Frame 1 (no input): blank canvas, image omitted
Frame 60 (the mouse pressed at the canvas centre just before this capture): blank canvas, image omitted
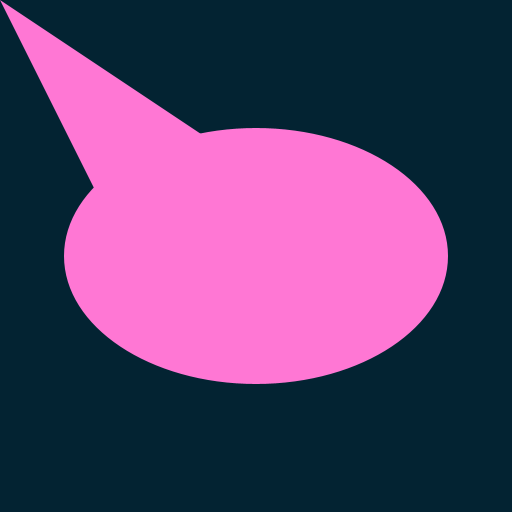
Frame 120 (the mouse held since frame 60 and released just before this capture)

The Processing sketch whose frames 1 and 60 were blank and that drew this single picture after the mouse press (run headless with seeded random() and noise(); from frame 60 on, the mouse is pressed at the canvas centre):

// Processing sketch: processing_30331
// ── processing_30331.pde

void setup(){
  size(512, 512);
  
}
void draw(){
  int xpos= mouseX;
  int ypos= mouseY;
  background(3, 35, 50);
beginShape(LINES);
triangle(mouseX/2, mouseY,  mouseX*1.50, mouseY, 0,0);
if (xpos<ypos*1.2-xpos/2||ypos*1.5>=xpos){
  ellipse(mouseX, mouseY, mouseX*1.50, mouseY);//ellipse gets sized to fit for the rest of the positions
}
else{
ellipse(mouseX, mouseY, mouseX*1.5-mouseY/2, mouseY*1.5-mouseX/2);//ellipse gets sized to fit for standard properties
}

fill(mouseY, random(0, 255), random(0, 255));//lightray gets filled
smooth();
noStroke();


endShape(CLOSE);

}
